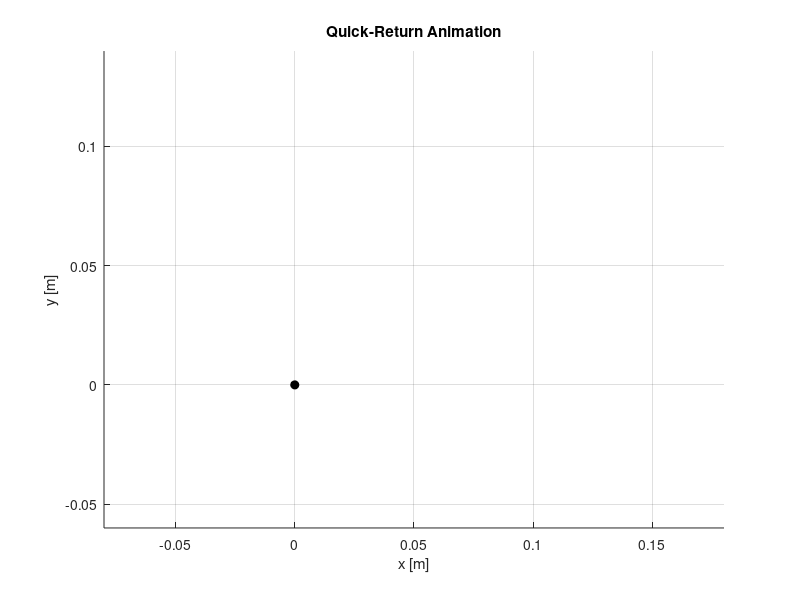

Reproduce this figure in MATLAB. (Note: this script raises an error after producing the figure.)
%% Part II : Symbolic Math for Reciprocating motion with quick return mechanism

clear; clc; close all;

%% ====== ตั้งค่าการ export ======
doVideo = true;          % บันทึกเป็น .mp4 (video)
doGIF   = false;         % บันทึกเป็น .gif (animation)

videoFile = 'quick_return.mp4';
gifFile   = 'quick_return.gif';

%% 1) Geometry
r       = 0.03;      % [m] crank radius  (circle of red pin)
R       = 0.025;     % [m] scale for rack displacement
L_slot  = 0.14;      % [m] length of yellow lever above pivot

O = [0.00, 0.08];    % crank center
B = [0.00, 0.00];    % FIXED pivot of yellow lever (black pin, on ground)
rack_y = -0.02;      % rack level

N      = 300;                         % number of frames
th_vec = linspace(0, 2*pi, N);        % crank angle

%% 2) Reference angle (theta = 90 deg) for quick-return
theta_top = pi/2;
C_top     = O + r*[cos(theta_top), sin(theta_top)];
phi_top   = atan2(C_top(2)-B(2), C_top(1)-B(1));   % lever angle when crank at top

%% 3) Figure setup
figure('Name','Quick-Return Animation','Color','w');
axis equal; hold on; grid on;
xlabel('x [m]'); ylabel('y [m]');
xlim([-0.08 0.18]);
ylim([-0.06 0.14]);
title('Quick-Return Animation');

% graphic objects (no black dash baseline)
h_crank   = plot(NaN,NaN,'Color',[0 0.6 0],'LineWidth',3); % green crank
h_slot    = plot(NaN,NaN,'y-','LineWidth',4);              % yellow lever (slot+gear arm)
h_rack    = plot(NaN,NaN,'Color',[1 0.5 0],'LineWidth',6); % orange rack

h_pinC    = plot(NaN,NaN,'ro','MarkerFaceColor','r');      % red pin
h_pivotB  = plot(B(1),B(2),'ko','MarkerFaceColor','k');    % fixed black pivot

% pathways (history)
C_hist   = nan(N,2);   % red pin path
Tip_hist = nan(N,2);   % upper yellow tip path
L_hist   = nan(N,2);   % left end of rack path
R_hist   = nan(N,2);   % right end of rack path

h_pathC  = plot(NaN,NaN,'r--','LineWidth',1.5);                  % path of red pin
h_pathY  = plot(NaN,NaN,'y--','LineWidth',1.5);                  % path of yellow tip
h_pathL  = plot(NaN,NaN,'--','Color',[1 0.5 0],'LineWidth',1.2); % path left rack end
h_pathR  = plot(NaN,NaN,'--','Color',[1 0.5 0],'LineWidth',1.2); % path right rack end

rack_len = 0.06;   % half rack length

%% ====== เตรียมตัวแปรสำหรับ export ======
if doVideo
    vw = VideoWriter(videoFile,'MPEG-4');
    vw.FrameRate = 1/0.02;   % ค่าประมาณตาม pause ตอน forward
    open(vw);
end

% ถ้าใช้ GIF ให้ลบไฟล์เก่า (ถ้ามี)
if doGIF && exist(gifFile,'file')
    delete(gifFile);
end

%% 4) Animation loop
x_prev = NaN;

for k = 1:N
    theta = th_vec(k);

    %  red pin on green crank 
    C = O + r*[cos(theta), sin(theta)];     % position of red pin

    % lever angle: line from pivot B through C
    phi = atan2(C(2)-B(2), C(1)-B(1));

    %  rack displacement from lever angle (quick-return) 
    phi_rel = phi - phi_top;
    x_rack  = R*phi_rel;
    Q       = [x_rack, rack_y];             % rack centre

    % rack ends (for pathways)
    L = [Q(1) - rack_len, rack_y];          % left end
    R = [Q(1) + rack_len, rack_y];          % right end

    %  lower intersection of lever with rack line (gear contact) 
    if abs(sin(phi)) < 1e-6
        H = [B(1), rack_y];
    else
        s_rack = (rack_y - B(2))/sin(phi);  % parameter along lever from pivot
        H      = B + s_rack*[cos(phi), sin(phi)];
    end

    %  upper tip of yellow slot (purely visual) 
    top_slot = B + L_slot*[cos(phi), sin(phi)];

    % store histories
    C_hist(k,:)   = C;
    Tip_hist(k,:) = top_slot;
    L_hist(k,:)   = L;
    R_hist(k,:)   = R;

    %% update drawings
    % crank
    set(h_crank,'XData',[O(1) C(1)], 'YData',[O(2) C(2)]);

    % yellow lever from lower contact H up through pivot B to top_slot
    set(h_slot,'XData',[H(1) B(1) top_slot(1)], ...
               'YData',[H(2) B(2) top_slot(2)]);

    % rack (solid)
    set(h_rack,'XData',[Q(1)-rack_len, Q(1)+rack_len], ...
               'YData',[rack_y rack_y]);

    % markers
    set(h_pinC, 'XData',C(1),'YData',C(2));

    % pathways (dashed)
    set(h_pathC,'XData',C_hist(1:k,1),'YData',C_hist(1:k,2));       % red
    set(h_pathY,'XData',Tip_hist(1:k,1),'YData',Tip_hist(1:k,2));   % yellow tip
    set(h_pathL,'XData',L_hist(1:k,1),'YData',L_hist(1:k,2));       % orange left
    set(h_pathR,'XData',R_hist(1:k,1),'YData',R_hist(1:k,2));       % orange right

    title(sprintf('Quick-Return Animation (\\theta = %.2f rad)',theta));
    drawnow;

    %% ====== EXPORT FRAME ======
    frame = getframe(gcf);   % จับภาพกราฟทั้งหน้าต่าง

    if doVideo
        writeVideo(vw, frame);
    end

    if doGIF
        [im,map] = frame2im(frame);      % image + colormap
        [A,cm]   = rgb2ind(im,256);
        delay    = 0.02;                 % หน่วงเวลาต่อเฟรม (s)
        if k == 1
            imwrite(A,cm,gifFile,'gif','LoopCount',Inf,'DelayTime',delay);
        else
            imwrite(A,cm,gifFile,'gif','WriteMode','append','DelayTime',delay);
        end
    end

    %% quick-return timing (rack forward slow, return fast)
    if isnan(x_prev)
        pause(0.02);
    else
        if x_rack >= x_prev
            pause(0.020);      % forward stroke (slow)
        else
            pause(0.008);      % return stroke (fast)
        end
    end
    x_prev = x_rack;
end

%% ====== ปิดไฟล์วิดีโอ ======
if doVideo
    close(vw);
end
